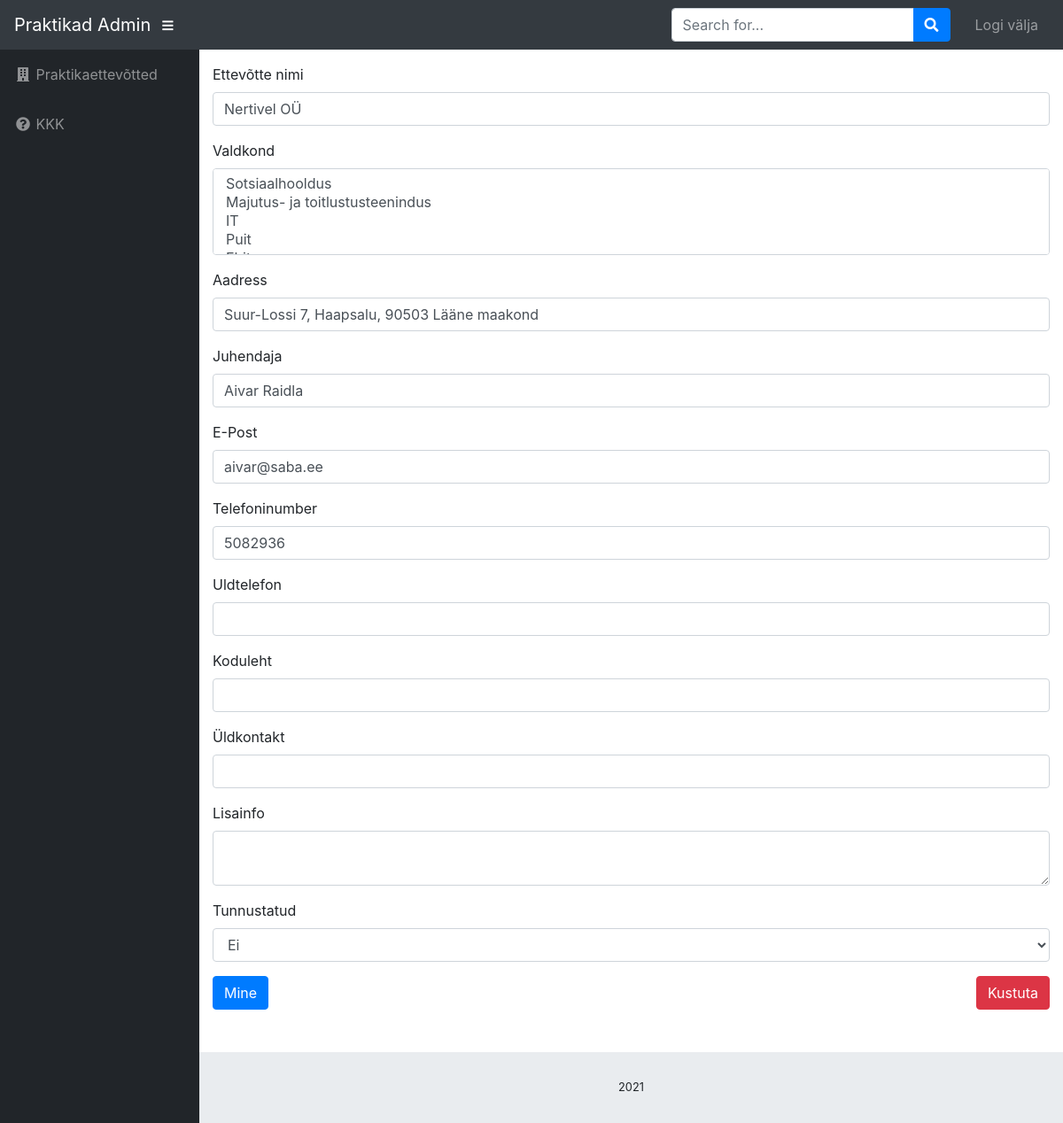
Page /admin/praktika.php?id=5 (signed in) on the committed database.
### tables this page shows
CREATE TABLE `praktika_ettevotted` (
  `id` int(11) NOT NULL,
  `Nimi` varchar(199) NOT NULL,
  `Valdkond` json NOT NULL,
  `Registrikood` varchar(199) NOT NULL,
  `Aadress` varchar(199) NOT NULL,
  `Juhendaja` varchar(199) NOT NULL,
  `Epost` varchar(199) NOT NULL,
  `Telefoninumber` varchar(199) NOT NULL,
  `Koduleht` varchar(199) NOT NULL,
  `Uldkontakt` varchar(199) NOT NULL,
  `Lisainfo` text NOT NULL,
  `Tunnustamine` tinyint(4) NOT NULL,
  `Uldtelefon` varchar(199) NOT NULL
);

### admin/praktika.php (the view, shortened to what this page needs)
<?php
require './template.php';
$conn = db_connect();
if (isset($_GET['id'])) {
    $id = $_GET['id'];
    $stmt = $conn->prepare("select * from praktika_ettevotted where id = ?");
    $stmt->bind_param('i', $id);
    $stmt->execute();
    $result = $stmt->get_result();
    $praktika = $result->fetch_object();
}
$valdkond = json_decode($praktika->Valdkond) ?? [];
?>
<form method="POST" class="mb-5">
  <div class="form-group">
    <label for="nimi">Ettevõtte nimi</label>
    <input type="text" class="form-control" id="nimi" name="nimi" value="<?=$praktika->Nimi?>" required>
  </div>
  <div class="form-group">
    <label for="valdkond">Valdkond</label>
    <select class="form-control" id="valdkond" name="valdkond[]" multiple>
      <option <?=in_array('Sotsiaalhooldus', $valdkond) ? 'selected' : ''?>>Sotsiaalhooldus</option>
      <option <?=in_array('Majutus- ja toitlustusteenindus', $valdkond) ? 'selected' : ''?>>Majutus- ja toitlustusteenindus</option>
      <option <?=in_array('IT', $valdkond) ? 'selected' : ''?>>IT</option>
      <option <?=in_array('Puit', $valdkond) ? 'selected' : ''?>>Puit</option>
      <option <?=in_array('Ehitus', $valdkond) ? 'selected' : ''?>>Ehitus</option>
    </select>
  </div>
  <div class="form-group">
    <label for="aadress">Aadress</label>
    <input type="text" class="form-control" id="aadress" name="aadress" value="<?=$praktika->Aadress?>" required>
  </div>
  <div class="form-group">
    <label for="juhendaja">Juhendaja</label>
    <input type="text" class="form-control" id="juhendaja" name="juhendaja" value="<?=$praktika->Juhendaja?>">
  </div>
  <div class="form-group">
    <label for="epost">E-Post</label>
    <input type="email" class="form-control" id="epost" name="epost" value="<?=$praktika->Epost?>">
  </div>
  <div class="form-group">
    <label for="telefoninumber">Telefoninumber</label>
    <input type="text" class="form-control" id="telefoninumber" name="telefoninumber" value="<?=$praktika->Telefoninumber?>">
  </div>
  <div class="form-group">
    <label for="uldtelefon">Uldtelefon</label>
    <input type="text" class="form-control" id="uldtelefon" name="uldtelefon" value="<?=$praktika->Uldtelefon?>">
  </div>
  <div class="form-group">
    <label for="koduleht">Koduleht</label>
    <input type="text" class="form-control" id="koduleht" name="koduleht" value="<?=$praktika->Koduleht?>">
  </div>
  <div class="form-group">
    <label for="uldkontakt">Üldkontakt</label>
    <input type="text" class="form-control" id="uldkontakt" name="uldkontakt" value="<?=$praktika->Uldkontakt?>">
  </div>
  <div class="form-group">
    <label for="lisainfo">Lisainfo</label>
    <textarea class="form-control" id="lisainfo" name="lisainfo"><?=$praktika->Lisainfo?></textarea>
  </div>
  <div class="form-group">
    <label for="tunnustamine">Tunnustatud</label>
    <select class="form-control" id="tunnustamine" name="tunnustamine">
      <option <?=$praktika->Tunnustamine === 0 ? 'selected' : ''?> value="no">Ei</option>
    </select>
  </div>
  <button type="submit" class="btn btn-primary" name="submit">Mine</button>
  <?php
  if (isset($_GET['id'])) {
  ?>
  <button type="submit" form="delete-form" class="btn btn-danger float-right" name="delete">Kustuta</button>
  <?php } ?>
</form>

### rows in the picture
praktika_ettevotted: nimi "Nertivel OÜ", aadress "Suur-Lossi 7, Haapsalu, 90503 Lääne maakond", juhendaja "Aivar Raidla", epost "aivar@saba.ee", telefoninumber "5082936", tunnustamine "Ei"
